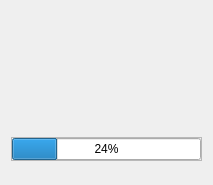
<?xml version="1.0" encoding="UTF-8"?>
<ui version="4.0">
 <class>CastleControl</class>
 <widget class="QWidget" name="CastleControl">
  <property name="geometry">
   <rect>
    <x>0</x>
    <y>0</y>
    <width>213</width>
    <height>185</height>
   </rect>
  </property>
  <property name="windowTitle">
   <string>Form</string>
  </property>
  <layout class="QVBoxLayout" name="verticalLayout">
   <property name="bottomMargin">
    <number>24</number>
   </property>
   <item>
    <layout class="QHBoxLayout" name="horizontalLayout">
     <item>
      <layout class="QHBoxLayout" name="buildButtons"/>
     </item>
     <item>
      <spacer name="horizontalSpacer">
       <property name="orientation">
        <enum>Qt::Horizontal</enum>
       </property>
       <property name="sizeHint" stdset="0">
        <size>
         <width>40</width>
         <height>20</height>
        </size>
       </property>
      </spacer>
     </item>
    </layout>
   </item>
   <item>
    <spacer name="verticalSpacer">
     <property name="orientation">
      <enum>Qt::Vertical</enum>
     </property>
     <property name="sizeHint" stdset="0">
      <size>
       <width>0</width>
       <height>0</height>
      </size>
     </property>
    </spacer>
   </item>
   <item>
    <widget class="QFrame" name="buildPanel">
     <property name="frameShape">
      <enum>QFrame::StyledPanel</enum>
     </property>
     <property name="frameShadow">
      <enum>QFrame::Raised</enum>
     </property>
     <layout class="QVBoxLayout" name="verticalLayout_2">
      <property name="spacing">
       <number>0</number>
      </property>
      <property name="margin">
       <number>0</number>
      </property>
      <item>
       <layout class="QHBoxLayout" name="horizontalLayout_3">
        <property name="spacing">
         <number>0</number>
        </property>
        <item>
         <layout class="QVBoxLayout" name="layCurrenBuild"/>
        </item>
        <item>
         <widget class="QProgressBar" name="progress">
          <property name="value">
           <number>24</number>
          </property>
         </widget>
        </item>
       </layout>
      </item>
      <item>
       <layout class="QHBoxLayout" name="_2">
        <item>
         <layout class="QHBoxLayout" name="layBuild">
          <property name="spacing">
           <number>0</number>
          </property>
         </layout>
        </item>
        <item>
         <spacer name="horizontalSpacer_2">
          <property name="orientation">
           <enum>Qt::Horizontal</enum>
          </property>
          <property name="sizeHint" stdset="0">
           <size>
            <width>0</width>
            <height>0</height>
           </size>
          </property>
         </spacer>
        </item>
       </layout>
      </item>
     </layout>
    </widget>
   </item>
  </layout>
 </widget>
 <resources/>
 <connections/>
</ui>
